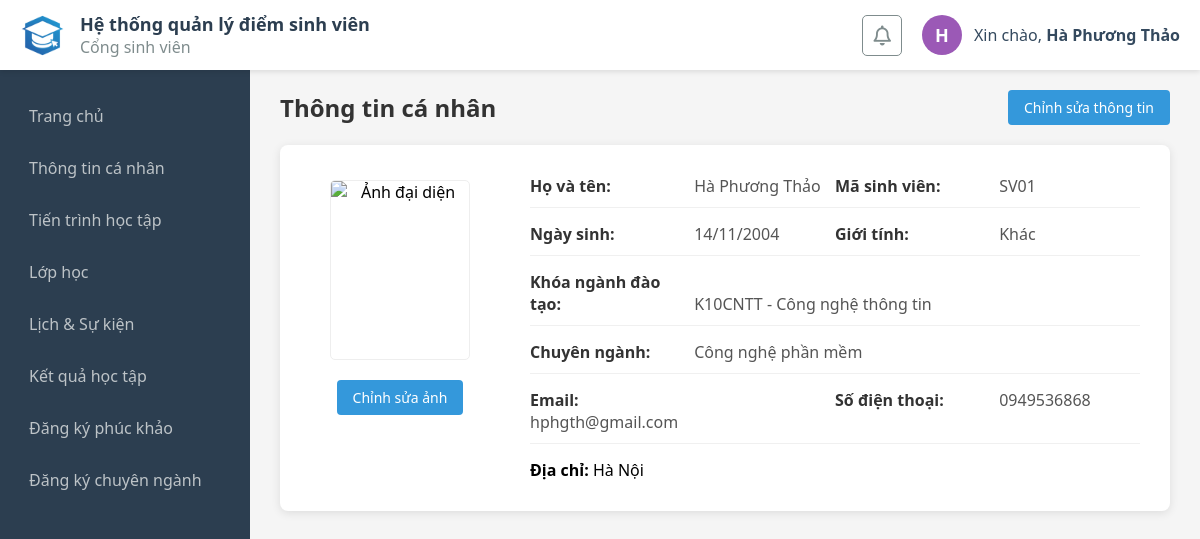
/student/profile.php (signed in), run on the app's committed database.
### tables this page shows
CREATE TABLE `profile` (
  `id` int(4) NOT NULL,
  `account_id` int(4) NOT NULL,
  `avatar` varchar(255) DEFAULT NULL,
  `first_name` varchar(10) NOT NULL,
  `last_name` varchar(20) NOT NULL,
  `dob` date NOT NULL,
  `gender` enum('Nam','Nữ','Khác') NOT NULL,
  `email` varchar(30) DEFAULT NULL,
  `phone` varchar(10) DEFAULT NULL,
  `address` varchar(50) DEFAULT NULL,
  `year` varchar(10) DEFAULT NULL,
  `academic_year` varchar(15) DEFAULT NULL,
  `faculty_id` int(11) DEFAULT NULL,
  `major_id` int(11) DEFAULT NULL
);

CREATE TABLE `account` (
  `id` int(4) NOT NULL,
  `code` varchar(5) NOT NULL,
  `username` varchar(20) NOT NULL,
  `password` varchar(255) NOT NULL,
  `password_hint` varchar(16) NOT NULL,
  `role` enum('admin','teacher','student') NOT NULL DEFAULT 'student'
);

CREATE TABLE `faculties` (
  `id` int(11) NOT NULL,
  `faculty_code` int(7) NOT NULL,
  `faculty_name` varchar(50) NOT NULL,
  `date_start` date DEFAULT NULL,
  `date_end` date DEFAULT NULL
);

CREATE TABLE `majors` (
  `id` int(11) NOT NULL,
  `faculty_id` int(11) NOT NULL,
  `major_code` varchar(10) NOT NULL,
  `major_name` varchar(255) NOT NULL
);

### student/profile.php (the view, shortened to what this page needs)
<?php
$account_id = $_SESSION['id'];
require '../db_connection.php';
$code      = "N/A";
$sql = "SELECT a.code, p.first_name, p.last_name, p.dob, p.gender, p.email, p.phone, p.address, p.major_id, m.major_name, p.faculty_id, f.faculty_name, p.year
        FROM account a
        LEFT JOIN profile p ON a.id = p.account_id
        LEFT JOIN majors m ON p.major_id = m.id
        LEFT JOIN faculties f ON p.faculty_id = f.id
        WHERE a.id = ?";
$stmt = $conn->prepare($sql);
$stmt->bind_param("i", $account_id);
$stmt->execute();
$result = $stmt->get_result();
if ($row = $result->fetch_assoc()) {
    $code = $row['code'] ?: "N/A";
    if (!empty($row['dob']) && $row['dob'] != '0000-00-00') {
        $dob = date("d/m/Y", strtotime($row['dob']));
    } else {
        $dob = "Chưa cập nhật";
    }
    $gender   = $row['gender'] ?: "Chưa cập nhật";
    $email    = $row['email'] ?: "Chưa cập nhật";
    $phone    = $row['phone'] ?: "Chưa cập nhật";
    $address  = $row['address'] ?: "Chưa cập nhật";
    $year     = $row['year'] ?: "Chưa cập nhật";
    $major    = $row['major_name'] ?: "Chưa cập nhật";
    $faculty  = $row['faculty_name'] ?: "Chưa cập nhật";
}
?>
<!DOCTYPE html>
<html lang="en">
<head>
    <link rel="stylesheet" href="../css/profile.css">
</head>
<body>
    <?php include 'header.php'; ?>
    <div class="main-container">
        <div class="profile-title">
            <h2>Thông tin cá nhân</h2>
            <button class="edit-btn" onclick="window.location.href='edit.php'">Chỉnh sửa thông tin</button>
        </div>
        <div class="profile-info">
            <div class="profile-img">
                <img src="../images/profile.png" alt="Ảnh đại diện">
                <div class="profile-button">
                    <button class="edit-btn" onclick="window.location.href='edit.php'">Chỉnh sửa ảnh</button>
                </div>
            </div>
            <div class="profile-content">
                <div class="profile-row">
                    <p><strong>Họ và tên:</strong> <?php echo htmlspecialchars($full_name); ?></p>
                    <p><strong>Mã sinh viên:</strong> <?php echo htmlspecialchars($code); ?></p>
                </div>
                <div class="profile-row">
                    <p><strong>Ngày sinh:</strong> <?php echo htmlspecialchars($dob); ?></p>
                    <p><strong>Giới tính:</strong> <?php echo htmlspecialchars($gender); ?></p>
                </div>
                <div class="profile-row">
                    <p><strong>Khóa ngành đào tạo:</strong> <?php echo htmlspecialchars($year); ?> - <?php echo htmlspecialchars($faculty); ?></p>
                </div>
                <div class="profile-row">
                    <p><strong>Chuyên ngành:</strong> <?php echo htmlspecialchars($major); ?></p>
                </div>
                <div class="profile-row">
                    <p><strong>Email:</strong> <?php echo htmlspecialchars($email); ?></p>
                    <p><strong>Số điện thoại:</strong> <?php echo htmlspecialchars($phone); ?></p>
                </div>
                <p><strong>Địa chỉ:</strong> <?php echo htmlspecialchars($address); ?></p>
            </div>
        </div>
    </div>
</body>
</html>

### student/header.php (shortened to what this page needs)
<?php
require '../db_connection.php';
$user_id  = $_SESSION['id'] ?? 0;
$username = $_SESSION['username'] ?? 'user';
$full_name = "Chưa cập nhật";
$avatar_from_db = "";
if ($user_id > 0) {
    $sql = "SELECT p.first_name, p.last_name, p.avatar
            FROM account a
            LEFT JOIN profile p ON a.id = p.account_id
            WHERE a.id = ?";
    $stmt = $conn->prepare($sql);
    $stmt->bind_param("i", $user_id);
    $stmt->execute();
    $result = $stmt->get_result();
    if ($row = $result->fetch_assoc()) {
        $fname = trim($row['first_name'] ?? '');
        $lname = trim($row['last_name'] ?? '');
        if ($fname !== '' || $lname !== '') {
            $full_name = trim($lname . ' ' . $fname);
        }
    }
}
$first_letter = mb_strtoupper(mb_substr($full_name !== "Chưa cập nhật" ? $full_name : $username, 0, 1, 'UTF-8'), 'UTF-8');
$palette = ['#1abc9c', '#2ecc71', '#3498db', '#9b59b6', '#f1c40f', '#e67e22', '#e74c3c', '#34495e'];
$color_index = $user_id % count($palette);
$bg_color = $palette[$color_index];
?>
<!DOCTYPE html>
<html lang="en">
<head>
    <link rel="stylesheet" href="https://cdnjs.cloudflare.com/ajax/libs/font-awesome/6.5.2/css/all.min.css" />
    <link rel="stylesheet" href="../css/header.css">
</head>
<body>
    <div class="header">
        <div class="left-container">
            <img src="../images/logo.png" alt="" class="logo">
            <div class="content">
                <h1>Hệ thống quản lý điểm sinh viên</h1>
                <p>Cổng sinh viên</p>
            </div>
        </div>
        <div class="right-container">
            <div class="notification">
                <button class="noti-btn"><i class="fa-regular fa-bell"></i></button>
            </div>
            <div class="user-profile">
                <div class="avatar-circle" style="background-color: <?php echo $bg_color; ?>;">
                    <?php if (!empty($avatar_from_db) && file_exists($avatar_from_db)): ?>
                        <img src="<?php echo $avatar_from_db; ?>" alt="User Avatar">
                    <?php else: ?>
                        <span><?php echo $first_letter; ?></span>
                    <?php endif; ?>
                </div>
                <p class="greeting-text">
                    Xin chào, <strong><?php echo htmlspecialchars($full_name); ?></strong>
                </p>
            </div>
        </div>
    </div>
    <div class="sidebar">
        <ul>
            <li><a href="../student/home.php">Trang chủ</a></li>
            <li><a href="../student/profile.php">Thông tin cá nhân</a></li>
            <li><a href="../student/progress.php">Tiến trình học tập</a></li>
            <li><a href="../student/class.php">Lớp học</a></li>
            <li><a href="../student/calendar.php">Lịch & Sự kiện</a></li>
            <li><a href="../student/scores.php">Kết quả học tập</a></li>
            <li><a href="../student/grade_request.php">Đăng ký phúc khảo</a></li>
            <li><a href="../student/major_request.php">Đăng ký chuyên ngành</a></li>
        </ul>
    </div>
</body>
</html>

### css/profile.css (style rules this page uses)
* { margin: 0; padding: 0; box-sizing: border-box; font-family: 'Segoe UI', Tahoma, Geneva, Verdana, sans-serif; }
.main-container { width: calc(100% - 250px); margin-left: 250px; min-height: 100vh; background-color: #f5f5f5; padding: 70px 30px 30px 30px; }
.profile-title { display: flex; justify-content: space-between; align-items: center; margin-bottom: 20px; margin-top: 20px; }
.profile-title h2 { font-size: 24px; color: #333333; }
.edit-btn { padding: 8px 16px; background-color: #3498db; color: #ffffff; border: none; border-radius: 4px; text-decoration: none; font-size: 14px; }
.profile-info { display: flex; flex-direction: row; gap: 40px; background: #fff; padding: 30px; border-radius: 8px; box-shadow: 0 2px 10px rgba(0,0,0,0.1); }
.profile-img { flex: 0 0 180px; text-align: center; display: flex; flex-direction: column; align-items: center; }
.profile-img img { width: 140px; height: 180px; margin-top: 5px; margin-bottom: 20px; border-radius: 5px; object-fit: cover; border: 1px solid #eeeeee; }
.profile-content { flex: 1; }
.profile-row { display: flex; margin-bottom: 15px; padding-bottom: 10px; border-bottom: 1px solid #f0f0f0; }
.profile-row p { flex: 1; font-size: 16px; color: #555; }
.profile-row strong { width: 160px; display: inline-block; color: #333; }

### css/header.css (style rules this page uses)
.header { height: 70px; background-color: #ffffff; display: flex; justify-content: space-between; align-items: center; padding: 0 20px; box-shadow: 0 2px 5px rgba(0,0,0,0.1); position: fixed; top: 0; width: 100%; z-index: 1000; }
.left-container { display: flex; align-items: center; gap: 15px; }
.left-container .logo { width: 45px; height: 45px; }
.left-container h1 { font-size: 18px; color: #2c3e50; }
.left-container p { font-size: 16px; color: #7f8c8d; }
.user-profile { display: flex; align-items: center; gap: 12px; }
.avatar-circle { width: 40px; height: 40px; border-radius: 50%; display: flex; justify-content: center; align-items: center; color: white; font-weight: bold; font-size: 18px; overflow: hidden; cursor: pointer; }
.greeting-text { font-size: 16px; color: #34495e; }
.right-container { display: flex; flex-direction: row; gap: 20px; }
.noti-btn { background: none; border: 1px solid #7f8c8d; border-radius: 5px; padding: 6px 10px; font-size: 20px; cursor: pointer; color: #7f8c8d; transition: color 0.3s; }
.sidebar { width: 250px; height: calc(100vh - 70px); background-color: #2c3e50; position: fixed; top: 70px; left: 0; padding-top: 20px; }
.sidebar ul { list-style: none; }
.sidebar ul li { padding: 0; }
.sidebar ul li a { display: block; color: #bdc3c7; padding: 15px 25px; text-decoration: none; transition: all 0.3s; font-size: 16px; border-left: 4px solid transparent; }

### data on the page
profile: first_letter "H", full_name "Hà Phương Thảo", account.code "SV01", dob "14/11/2004", gender "Khác", year "K10CNTT", faculty.faculty_name "Công nghệ thông tin", major.major_name "Công nghệ phần mềm", email "hphgth@gmail.com", phone "0949536868", address "Hà Nội"
